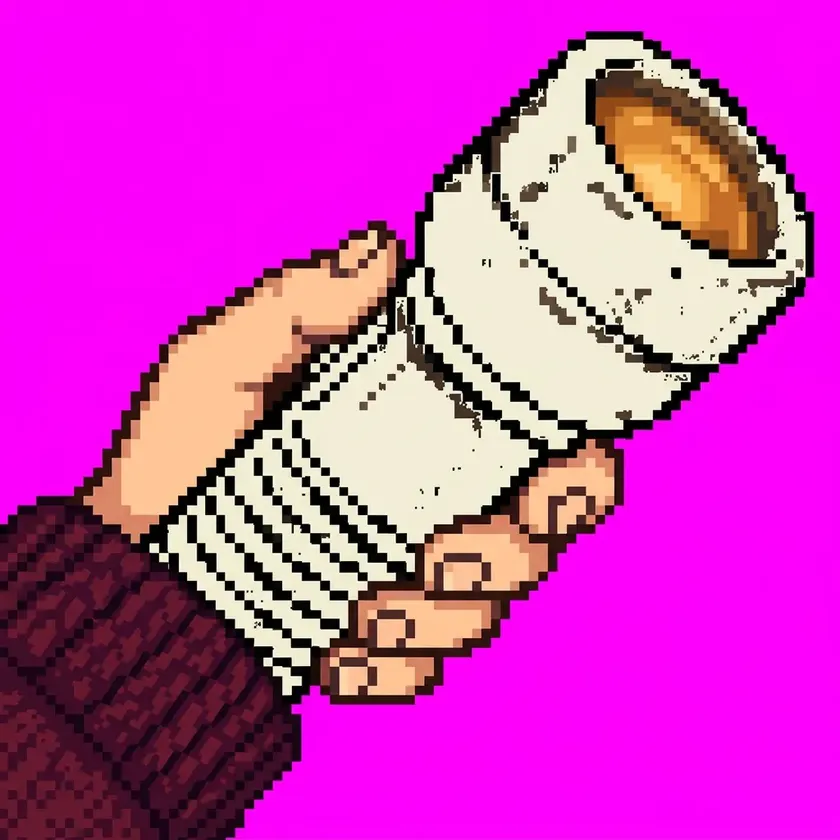
#> input picture assets/images/hedge/source/hands_flashlight.webp, 840 x 840 px, shrunk from 1024 x 1024 before the run; the run also reads 3 pictures not shown here
$ python build_hedge_art.py
#> lines starting #> are read from the running program, lines starting #| are printed output that depends on the picture; after the words box and inside, x2 and y2 are one past the last pixel; in counts of white or black regions, pixels touching at a corner belong together
#!/usr/bin/env python3
"""
Hedge-maze art pipeline for The House of Mara Voss.

The hedge maze (scripts/world/room6/HedgeMaze.cs) is a first-person
raycaster that Mara wakes up inside: box-hedge walls, a night sky, a
grass floor and stone pillars. Until now every one of those surfaces
was a flat colour plus a little code-drawn detail, which read as
"coloured rectangles", not as the garden the rest of the game draws.

This script turns the painted references in assets/images/hedge/source/
into the pixel-art tiles the maze actually projects:

  * hand_flashlight.png  -> the separate "hands holding a torch" sprite
                             (assets/images/core/, next to hand_palm.png)
  * hedge_wall.png       -> the hedge wall face, mirrored into a seamless tile
  * night_sky.png        -> the sky above the hedge tops
  * grass_ground.png     -> the grass floor she walks on
  * stone_tiles.png      -> the stone pillars and the dry fountain

Everything is chunked to the same block size and palette-quantised so
the maze, the torch in her hand and the painted rooms of the house all
sit in the same art style.

Run it from the repository root:
    python3 tools/build_hedge_art.py
Needs Pillow (pip install pillow).
"""

import os
import sys

try:
    from PIL import Image, ImageFilter, ImageChops
except ImportError:  # pragma: no cover - convenience for contributors
    print("This script needs Pillow: pip install pillow", file=sys.stderr)
    raise

ROOT = os.path.dirname(os.path.dirname(os.path.abspath(__file__)))
SOURCE_DIR = os.path.join(ROOT, "assets", "images", "hedge", "source")
HEDGE_DIR = os.path.join(ROOT, "assets", "images", "hedge")
CORE_DIR = os.path.join(ROOT, "assets", "images", "core")

# Block size of the pixel art, in source pixels. Everything is chunked
# to the same grid so a hedge leaf and a torch ember are the same size.
BLOCK = 4

SOURCES = {
    "hands": "hands_flashlight.webp",
    "hedge": "hedge.webp",
    "sky": "night_sky.webp",
    "grass": "grass_ground.webp",
    "stone": "stone_tiles.webp",
}


def load(name):
    path = os.path.join(SOURCE_DIR, SOURCES[name])
    if not os.path.exists(path):
        raise SystemExit(f"missing source image: {path}")
    return Image.open(path).convert("RGBA")


def pixelate(im, block=BLOCK, colors=0, dither=None):
    """Chunk an image down to `block`-sized pixels and quantise it.

    The alpha is kept out of the quantisation. When the palette is
    built from the RGBA image, the transparent ground competes with
    the art for entries and a dark shape (the wool of Mara's sleeve)
    gets dithered half into nothing. So the colours are quantised on
    their own and the alpha is laid back on top, untouched.
    """
    w, h = im.size
    small = im.resize((max(1, w // block), max(1, h // block)), Image.BOX)
    if colors:
        if dither is None:
            dither = Image.Dither.NONE
        if small.mode == "RGBA":
            alpha = small.getchannel("A")
            solid = small.convert("RGB")
            # the cut-out ground would otherwise pull the palette
            # towards black; stand in the art's own mid tone for it
            opaque = [
                solid.getpixel((x, y))
                for y in range(0, solid.size[1], 3)
                for x in range(0, solid.size[0], 3)
                if alpha.getpixel((x, y)) > 200
            ]
            if opaque:
                mid = tuple(sum(c[i] for c in opaque) // len(opaque) for i in range(3))
                for y in range(solid.size[1]):
                    for x in range(solid.size[0]):
                        if alpha.getpixel((x, y)) < 40:
                            solid.putpixel((x, y), mid)
            quantised = solid.quantize(
                colors=colors, method=Image.Quantize.FASTOCTREE, dither=dither
            ).convert("RGB")
            out = quantised.convert("RGBA")
            out.putalpha(alpha)
            small = out
        else:
            small = small.quantize(
                colors=colors, method=Image.Quantize.FASTOCTREE, dither=dither
            ).convert("RGBA")
    return small


def mirror_tile(im):
    """Make an image tile seamlessly by mirroring it on both axes.

    The maze projects these tiles over and over, so a hard seam would
    read as a grid line across the grass or along a hedge. A mirrored
    2x2 tile has no seam at all and the eye stops noticing the repeat.
    """
    w, h = im.size
    out = Image.new("RGBA", (w * 2, h * 2))
    out.paste(im, (0, 0))
    out.paste(im.transpose(Image.FLIP_LEFT_RIGHT), (w, 0))
    out.paste(im.transpose(Image.FLIP_TOP_BOTTOM), (0, h))
    out.paste(im.transpose(Image.Transpose.FLIP_LEFT_RIGHT).transpose(Image.FLIP_TOP_BOTTOM), (w, h))
    return out


def trim_light_bands(im, threshold=225):
    """Strip the studio-white bands the painter leaves on the canvas edge."""
    w, h = im.size
    px = im.load()
    top = 0
    while top < h:
        row = [px[x, top] for x in range(0, w, 32)]
        if sum(1 for c in row if min(c[:3]) >= threshold) >= len(row) * 0.75:
            top += 1
        else:
            break
    bottom = h
    while bottom > top:
        row = [px[x, bottom - 1] for x in range(0, w, 32)]
        if sum(1 for c in row if min(c[:3]) >= threshold) >= len(row) * 0.75:
            bottom -= 1
        else:
            break
    if top or bottom != h:
        print(f"  trimmed light band {top}..{bottom}")
    return im.crop((0, top, w, bottom))


def chroma_key_magenta(im):
    """Cut the magenta studio background out of the torch sprite.

    The painted background is a magenta *gradient* (hot pink in the
    middle, dusty pink at the edges), so the key is measured as
    "how much more red and blue than green" instead of a distance to
    one flat colour. Anything that still smells of magenta after the
    cut is dropped as well, which keeps the black outline clean.

    The one thing that is *not* the background is the wool of Mara's
    sleeve: it is a deep burgundy, and burgundy is also "more red and
    blue than green". So the cut also asks whether the colour is
    bright: the studio pink is, the wool is not.
    """
    px = im.load()
    w, h = im.size
    out = im.copy()
    op = out.load()

    def magenta_amount(c):
        r, g, b = c[:3]
        return min(r, b) - g

    def is_background(c):
        return min(c[0], c[2]) >= 96

    for y in range(h):
        for x in range(w):
            r, g, b, a = px[x, y]
            if not is_background((r, g, b)):
                continue  # dark burgundy wool, not the studio pink
            amount = magenta_amount((r, g, b))
            if amount >= 70:
                op[x, y] = (0, 0, 0, 0)
            elif amount >= 26:
                # feather the rim so the outline does not fringe pink
                t = (amount - 26) / 44.0
                op[x, y] = (r, g, b, int(a * (1.0 - t)))

    # second pass: erase the half-transparent magenta rim outright and
    # let the black outline of the art carry the shape
    op = out.load()
    for y in range(h):
        for x in range(w):
            r, g, b, a = op[x, y]
            if a == 0:
                continue
            if is_background((r, g, b)) and magenta_amount((r, g, b)) >= 20:
                op[x, y] = (0, 0, 0, 0)

    return out


def recolour_knit(im):
    """Mara's jumper is the house's burgundy.

    The source painting has the sleeve in a dull near-black brown,
    which disappears against a night hedge. The rest of the house
    draws that same sleeve in a deep wine red (see the held hand in
    assets/images/core/hand_palm.png), so the knit here is remapped
    onto the same ramp: the hands stay skin, the cloth stays cloth,
    the black outline stays black, and the wool becomes the house's
    burgundy.
    """
    px = im.load()
    w, h = im.size
    for y in range(int(h * 0.5), h):
        for x in range(int(w * 0.5)):
            r, g, b, a = px[x, y]
            if a < 40:
                continue
            if r < 8:
                continue  # the black outline
            if r > 190 or g > 190:
                continue  # skin and cloth
            if g > r * 0.35:
                continue  # skin, cloth and stone are not the wool
            if b > r + 6:
                continue  # not a red
            luma = 0.3 * r + 0.6 * g + 0.1 * b
            k = max(0.0, min(1.0, luma / 70.0))
            px[x, y] = (
                int(44 + 74 * k),
                int(8 + 16 * k),
                int(28 + 36 * k),
                a,
            )
    return im


def knit_solid(im):
    """The wool of Mara's sleeve is dithered in the painting.

    Half of that dither is magenta and the key takes it away, so the
    sleeve comes out as confetti and disappears in the dark. The
    shape is what matters: the knit is closed up (grown a little, then
    cut back to its own size) and filled with the house's burgundy.
    """
    px = im.load()
    w, h = im.size
    mask = Image.new("L", (w, h), 0)
    mp = mask.load()
    for y in range(int(h * 0.5), h):
        for x in range(int(w * 0.5)):
            r, g, b, a = px[x, y]
            if a < 200 or r < 4 or r > 190:
                continue
            if g > r * 0.7 or b > r + 8:
                continue
            mp[x, y] = 255

    mask = mask.filter(ImageFilter.MaxFilter(5)).filter(ImageFilter.MinFilter(5))
    mp = mask.load()
    for y in range(int(h * 0.5), h):
        for x in range(int(w * 0.5)):
            if mp[x, y] and px[x, y][3] < 255:
                px[x, y] = (60, 12, 36, 255)
    return im


def fill_pinholes(im):
    """Dithered shapes leave pinholes behind the key.

    The source painting draws the wool of Mara's sleeve as a dithered
    shape, so half of it keys away to nothing and the sleeve ends up a
    transparent mesh that vanishes in the dark. Any transparent pixel
    that cannot be reached from the edge of the picture is a hole
    *inside* the art, so it is filled with the colour of the art
    around it.
    """
    px = im.load()
    w, h = im.size
    seen = bytearray(w * h)

    def push(x, y):
        idx = y * w + x
        if not seen[idx] and px[x, y][3] == 0:
            seen[idx] = 1
            stack.append((x, y))

    stack = []
    for x in range(w):
        push(x, 0)
        push(x, h - 1)
    for y in range(h):
        push(0, y)
        push(w - 1, y)
    while stack:
        x, y = stack.pop()
        for dx, dy in ((1, 0), (-1, 0), (0, 1), (0, -1)):
            nx, ny = x + dx, y + dy
            if 0 <= nx < w and 0 <= ny < h:
                push(nx, ny)

    for y in range(h):
        for x in range(w):
            if px[x, y][3] != 0 or seen[y * w + x]:
                continue
            fill = None
            for r in range(1, 7):
                for dx in range(-r, r + 1):
                    for dy in (-r, r):
                        nx, ny = x + dx, y + dy
                        if 0 <= nx < w and 0 <= ny < h and px[nx, ny][3] > 200:
                            fill = px[nx, ny]
                            break
                    if fill:
                        break
                if fill:
                    break
            if fill:
                px[x, y] = (fill[0], fill[1], fill[2], 255)
    return im


def measure_anchors(im):
    """Where the torch's lens and Mara's grip sit inside the sprite."""
    px = im.load()
    w, h = im.size
    lens_x = lens_y = lens_n = 0
    for y in range(h):
        for x in range(w):
            r, g, b, a = px[x, y]
            if a < 128:
                continue
            # the ember: the one strongly saturated orange in the art,
            # not the warm skin or the copper band around the head.
            if r > 190 and g < 165 and b < 85 and (r - b) > 140:
                lens_x += x
                lens_y += y
                lens_n += 1
    if lens_n:
        lens = (lens_x / lens_n, lens_y / lens_n)
    else:
        lens = (w * 0.78, h * 0.13)

    # the grip: the middle of her hands, which is where the torch is
    # actually held and therefore where the sprite turns.
    grip_x = grip_y = grip_n = 0
    for y in range(h):
        for x in range(w):
            r, g, b, a = px[x, y]
            if a < 128:
                continue
            if r > 195 and 130 < g < 215 and 85 < b < 200 and (r - g) > 30 and (g - b) > 25:
                grip_x += x
                grip_y += y
                grip_n += 1
    if grip_n:
        grip = (grip_x / grip_n, grip_y / grip_n)
    else:
        grip = (w * 0.6, h * 0.6)
    return lens, grip


# ------------------------------------------------------------------ the props
#
# The hedge maze is where interaction gets tested, so it needs things
# to walk up to: a lamp on a post, a wheelbarrow, a watering can and a
# spare battery. There is no painted reference for them, so they are
# drawn here in the house's own pixel grammar - the same chunky
# blocks as the garden tiles, a small fixed palette, and a black
# outline, the way the fragments in assets/images/core/shards/ are
# drawn.

PROP_PALETTE = {
    ".": None,
    "k": (18, 18, 22),      # the outline
    "d": (56, 60, 66),      # dark metal
    "m": (104, 108, 112),   # metal
    "M": (162, 166, 170),   # light metal
    "b": (92, 62, 36),      # wood
    "B": (134, 96, 56),     # light wood
    "g": (44, 74, 44),      # dark green
    "G": (78, 112, 56),     # green
    "r": (126, 30, 48),     # painted red
    "y": (188, 146, 64),    # brass
    "c": (176, 104, 56),    # copper
    "w": (255, 206, 122),   # lamp glass
    "W": (255, 244, 208),   # the lit glass
}

LAMP_POST = [
    "........kkkk........",
    ".......kkkkkk.......",
    ".......kwwwwk.......",
    "......kwwWWwwk......",
    "......kwwWWwwk......",
    "......kwwWWwwk......",
    "......kwwwwwwk......",
    "......kwwwwwwk......",
    "......kkkkkkkk......",
    "........kdddk.......",
    "........kdddk.......",
    "........kdddk.......",
    "........kdddk.......",
    "........kdddk.......",
    "........kdddk.......",
    "........kdddk.......",
    "........kdddk.......",
    "........kdddk.......",
    "........kdddk.......",
    "........kdddk.......",
    "........kdddk.......",
    "........kdddk.......",
    "........kdddk.......",
    "........kdddk.......",
    "........kdddk.......",
    "........kdddk.......",
    ".......kdddkddk.....",
    "......kddk..kddk....",
    ".....kddk....kddk...",
    "....kkkk......kkkk..",
]

WHEELBARROW = [
    "........................",
    "......kkkkkkkkkk........",
    ".....kMMMMMMMMMMk.......",
    "....kMmmmmmmmmmmMk......",
    "...kMmgggGGGGgggMMk.....",
    "...kMmgggGGGGgggMMk.....",
    "...kMmmmmmmmmmmMMk......",
    "....kMMMMMMMMMMk........",
    ".....kkkkkkkkkk.........",
    ".kddk..........kkkk.....",
    "kddddk.........kdddk... ",
    "kddddk.........kdddk... ",
    ".kddk..........kddk.... ",
    "..kk............kkk.....",
    "........................",
]

WATERING_CAN = [
    ".....kkkkk...........",
    "....kMMMMMk..........",
    "...kMMMMMMk..........",
    "..kkrrrrrrkk.........",
    ".krrrrrrrrrrk........",
    ".krrrrrrrrrrk........",
    "krrkrrrrrrrrk........",
    "kk.krrrrrrrrk........",
    "...krrrrrrrrk........",
    "...krrrrrrrrk........",
    "...krrrrrrrrk........",
    "...krrrrrrrrk........",
    "...krrrrrrrrk........",
    "....krrrrrrk.........",
    "....kkkkkkkk.........",
]

SPARE_BATTERY = [
    "....kkkk....",
    "...kccck....",
    "..kkcckk....",
    "..kggggk....",
    "..kggggk....",
    "..kggggk....",
    "..kggggk....",
    "..kyyyyk....",
    "..kggggk....",
    "..kggggk....",
    "..kggggk....",
    "..kyyyyk....",
    "..kggggk....",
    "..kggggk....",
    "..kggggk....",
    "..kkkkkkkk..",
]


def draw_prop(rows, block=BLOCK):
    """Draw one of the props in the house's chunky pixel grammar."""
    height = len(rows)
    width = len(rows[0])
    for row in rows:
        if len(row) != width:
            raise SystemExit("prop rows must all be the same width")
    im = Image.new("RGBA", (width, height), (0, 0, 0, 0))
    px = im.load()
    for y, row in enumerate(rows):
        for x, ch in enumerate(row):
            color = PROP_PALETTE.get(ch)
            if color is None:
                continue
            px[x, y] = (color[0], color[1], color[2], 255)
    return im.resize((width * block, height * block), Image.NEAREST)


def item_icon(im, canvas=512):
    """Lay a prop out on the 512x512 card the house's Bag uses."""
    out = Image.new("RGBA", (canvas, canvas), (0, 0, 0, 0))
    out.alpha_composite(im, ((canvas - im.size[0]) // 2, (canvas - im.size[1]) // 2))
    return out


def save(im, path):
    os.makedirs(os.path.dirname(path), exist_ok=True)
    im.save(path, optimize=True)
    print(f"wrote {os.path.relpath(path, ROOT)} {im.size}")


def main():
    # ---------------------------------------------------- the torch in hand
    hands = load("hands")
    hands = chroma_key_magenta(hands)
    hands = hands.crop(hands.getbbox())
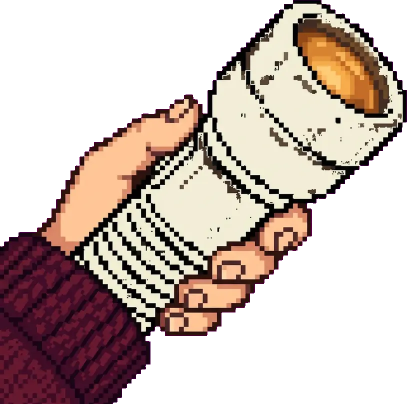
#> hands: PIL image 814x808 RGBA (shown at 1/2 size); mean R, G, B, A 80.6, 65.3, 58.8, 132.6; transparent parts drawn white
    hands = fill_pinholes(hands)
    hands = knit_solid(hands)
#> in knit_solid, `mask = mask.filter(ImageFilter.MaxFilter(5)).filter(ImageFilter.MinFil..`:
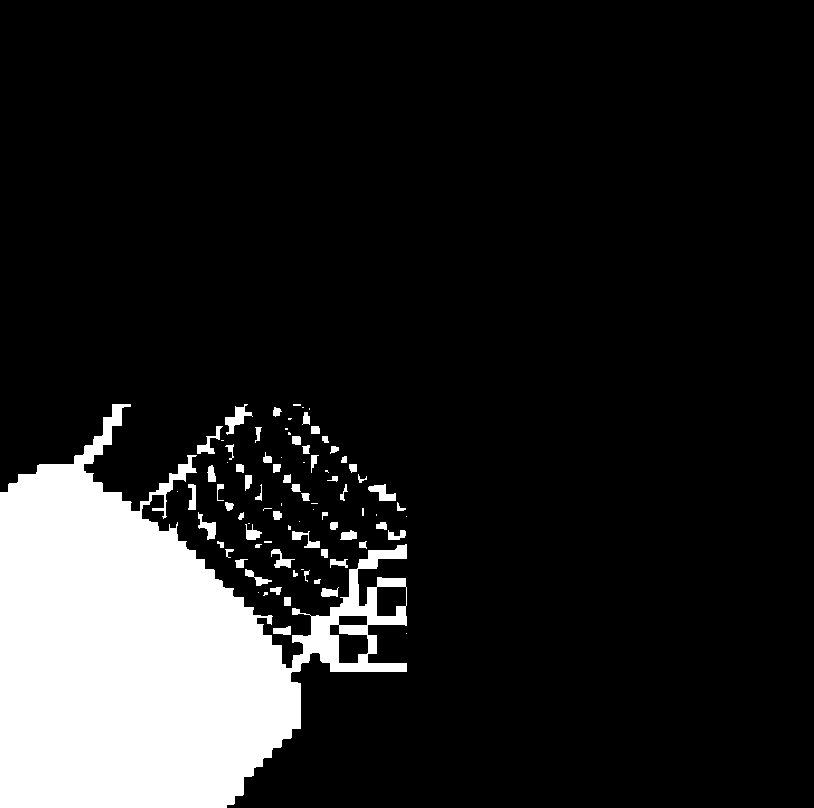
#> mask: PIL image 814x808 L; 13.8% white; 85 white regions (27 under 20 px), largest, box (x1, y1, x2, y2) and area: (0, 404, 407, 808) 85653, (225, 404, 253, 435) 339, (368, 484, 396, 501) 253
    hands = recolour_knit(hands)
    hands = pixelate(hands, block=4, colors=32)
#> after the loop in pixelate, `for y in range(solid.size[1]):`:
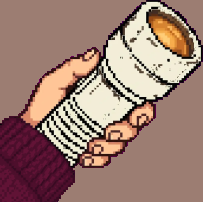
#> solid: PIL image 203x202 RGB; mean R, G, B 156.3, 124.8, 114.2
    save(hands, os.path.join(CORE_DIR, "hand_flashlight.png"))
#| wrote assets/images/core/hand_flashlight.png (203, 202)

    lens, grip = measure_anchors(hands)
    print(f"  torch lens at {lens[0]:.1f},{lens[1]:.1f}  grip at {grip[0]:.1f},{grip[1]:.1f}"
          f"  (sprite {hands.size[0]}x{hands.size[1]})")
#|   torch lens at 169.5,33.4  grip at 88.4,97.9  (sprite 203x202)
    print(f"  lens fraction {lens[0] / hands.size[0]:.4f},{lens[1] / hands.size[1]:.4f}")
#|   lens fraction 0.8352,0.1651
    print(f"  grip fraction {grip[0] / hands.size[0]:.4f},{grip[1] / hands.size[1]:.4f}")
#|   grip fraction 0.4353,0.4845

    # ---------------------------------------------------------- the maze
    hedge = trim_light_bands(load("hedge"))
#> call 2 of load, with name = 'hedge'
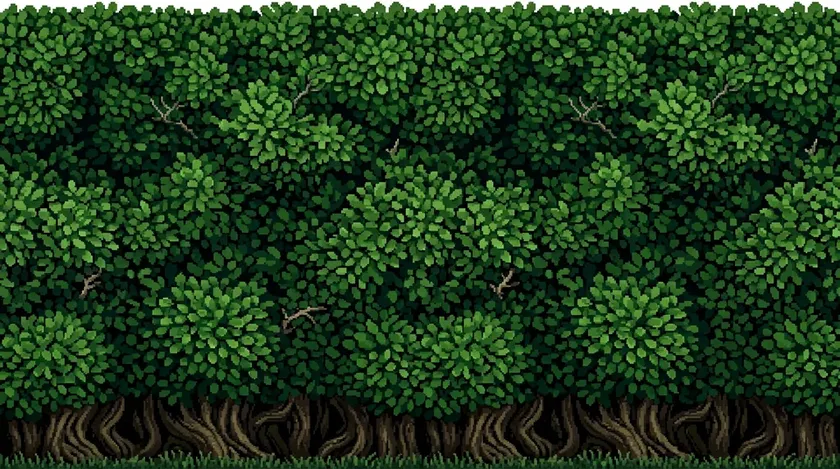
#> input picture assets/images/hedge/source/hedge.webp, 840 x 469 px, shrunk from 1024 x 572 before the run
#> the loop in trim_light_bands, `while top < h:` made 6 passes
#> the loop in trim_light_bands, `while bottom > top:` made 1 pass
#|   trimmed light band 5..469
    hedge = pixelate(hedge, block=BLOCK, colors=36)
    # the painting is a wall of bushes over a band of roots and grass;
    # the wall face uses the bushes, the roots stay for the base trim
    bush_band = hedge.crop((0, 0, hedge.size[0], hedge.size[1] - 18))
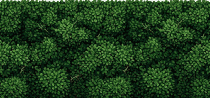
#> bush_band: PIL image 210x98 RGBA; mean R, G, B, A 30.4, 62.2, 27.9, 255
    save(mirror_tile(bush_band), os.path.join(HEDGE_DIR, "hedge_wall.png"))
#> in mirror_tile, `out.paste(im.transpose(Image.Transpose.FLIP_LEFT_RIGHT).transpose(Imag..`:
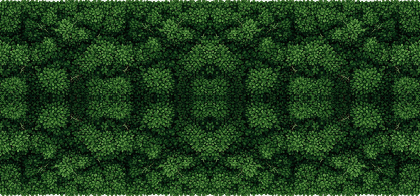
#> out: PIL image 420x196 RGBA; mean R, G, B, A 30.4, 62.2, 27.9, 255
#| wrote assets/images/hedge/hedge_wall.png (420, 196)
    save(hedge.crop((0, hedge.size[1] - 18, hedge.size[0], hedge.size[1])),
         os.path.join(HEDGE_DIR, "hedge_base.png"))
#> call 3 of save, with path = 'assets/images/hedge/hedge_base.png'
#> in save (call 3), `im.save(path, optimize=True)`:
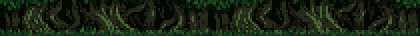
#> saved as hedge_base.png: PIL image 210x18 RGBA (shown 2 times larger); mean R, G, B, A 24.8, 35.9, 19.3, 255
#| wrote assets/images/hedge/hedge_base.png (210, 18)

    sky = pixelate(load("sky"), block=BLOCK, colors=48, dither=Image.Dither.FLOYDSTEINBERG)
#> (the rest of the program and of its run is left out)
